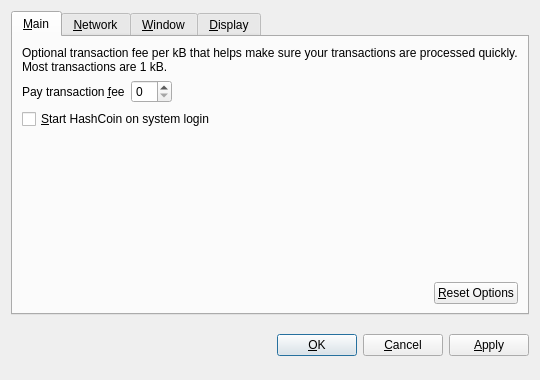
<?xml version="1.0" encoding="UTF-8"?>
<ui version="4.0">
 <class>OptionsDialog</class>
 <widget class="QDialog" name="OptionsDialog">
  <property name="geometry">
   <rect>
    <x>0</x>
    <y>0</y>
    <width>540</width>
    <height>380</height>
   </rect>
  </property>
  <property name="windowTitle">
   <string>Options</string>
  </property>
  <property name="modal">
   <bool>true</bool>
  </property>
  <layout class="QVBoxLayout" name="verticalLayout">
   <item>
    <widget class="QTabWidget" name="tabWidget">
     <property name="tabPosition">
      <enum>QTabWidget::North</enum>
     </property>
     <property name="currentIndex">
      <number>0</number>
     </property>
     <widget class="QWidget" name="tabMain">
      <attribute name="title">
       <string>&amp;Main</string>
      </attribute>
      <layout class="QVBoxLayout" name="verticalLayout_Main">
       <item>
        <widget class="QLabel" name="transactionFeeInfoLabel">
         <property name="text">
          <string>Optional transaction fee per kB that helps make sure your transactions are processed quickly. Most transactions are 1 kB.</string>
         </property>
         <property name="textFormat">
          <enum>Qt::PlainText</enum>
         </property>
         <property name="wordWrap">
          <bool>true</bool>
         </property>
        </widget>
       </item>
       <item>
        <layout class="QHBoxLayout" name="horizontalLayout_1_Main">
         <item>
          <widget class="QLabel" name="transactionFeeLabel">
           <property name="text">
            <string>Pay transaction &amp;fee</string>
           </property>
           <property name="textFormat">
            <enum>Qt::PlainText</enum>
           </property>
           <property name="buddy">
            <cstring>transactionFee</cstring>
           </property>
          </widget>
         </item>
         <item>
          <widget class="HashcoinAmountField" name="transactionFee"/>
         </item>
         <item>
          <spacer name="horizontalSpacer_1_Main">
           <property name="orientation">
            <enum>Qt::Horizontal</enum>
           </property>
           <property name="sizeHint" stdset="0">
            <size>
             <width>40</width>
             <height>20</height>
            </size>
           </property>
          </spacer>
         </item>
        </layout>
       </item>
       <item>
        <widget class="QCheckBox" name="hashcoinAtStartup">
         <property name="toolTip">
          <string>Automatically start HashCoin after logging in to the system.</string>
         </property>
         <property name="text">
          <string>&amp;Start HashCoin on system login</string>
         </property>
        </widget>
       </item>
       <item>
        <spacer name="verticalSpacer_Main">
         <property name="orientation">
          <enum>Qt::Vertical</enum>
         </property>
         <property name="sizeHint" stdset="0">
          <size>
           <width>20</width>
           <height>40</height>
          </size>
         </property>
        </spacer>
       </item>
       <item>
        <layout class="QHBoxLayout" name="horizontalLayout_2_Main">
         <item>
          <spacer name="horizontalSpacer_2_Main">
           <property name="orientation">
            <enum>Qt::Horizontal</enum>
           </property>
           <property name="sizeHint" stdset="0">
            <size>
             <width>40</width>
             <height>20</height>
            </size>
           </property>
          </spacer>
         </item>
         <item>
          <widget class="QPushButton" name="resetButton">
           <property name="toolTip">
            <string>Reset all client options to default.</string>
           </property>
           <property name="text">
            <string>&amp;Reset Options</string>
           </property>
           <property name="autoDefault">
            <bool>false</bool>
           </property>
          </widget>
         </item>
        </layout>
       </item>
      </layout>
     </widget>
     <widget class="QWidget" name="tabNetwork">
      <attribute name="title">
       <string>&amp;Network</string>
      </attribute>
      <layout class="QVBoxLayout" name="verticalLayout_Network">
       <item>
        <widget class="QCheckBox" name="mapPortUpnp">
         <property name="toolTip">
          <string>Automatically open the HashCoin client port on the router. This only works when your router supports UPnP and it is enabled.</string>
         </property>
         <property name="text">
          <string>Map port using &amp;UPnP</string>
         </property>
        </widget>
       </item>
       <item>
        <widget class="QCheckBox" name="connectSocks">
         <property name="toolTip">
          <string>Connect to the HashCoin network through a SOCKS proxy (e.g. when connecting through Tor).</string>
         </property>
         <property name="text">
          <string>&amp;Connect through SOCKS proxy:</string>
         </property>
        </widget>
       </item>
       <item>
        <layout class="QHBoxLayout" name="horizontalLayout_Network">
         <item>
          <widget class="QLabel" name="proxyIpLabel">
           <property name="text">
            <string>Proxy &amp;IP:</string>
           </property>
           <property name="textFormat">
            <enum>Qt::PlainText</enum>
           </property>
           <property name="buddy">
            <cstring>proxyIp</cstring>
           </property>
          </widget>
         </item>
         <item>
          <widget class="QValidatedLineEdit" name="proxyIp">
           <property name="maximumSize">
            <size>
             <width>140</width>
             <height>16777215</height>
            </size>
           </property>
           <property name="toolTip">
            <string>IP address of the proxy (e.g. 127.0.0.1)</string>
           </property>
          </widget>
         </item>
         <item>
          <widget class="QLabel" name="proxyPortLabel">
           <property name="text">
            <string>&amp;Port:</string>
           </property>
           <property name="textFormat">
            <enum>Qt::PlainText</enum>
           </property>
           <property name="buddy">
            <cstring>proxyPort</cstring>
           </property>
          </widget>
         </item>
         <item>
          <widget class="QLineEdit" name="proxyPort">
           <property name="maximumSize">
            <size>
             <width>55</width>
             <height>16777215</height>
            </size>
           </property>
           <property name="toolTip">
            <string>Port of the proxy (e.g. 9050)</string>
           </property>
          </widget>
         </item>
         <item>
          <widget class="QLabel" name="socksVersionLabel">
           <property name="text">
            <string>SOCKS &amp;Version:</string>
           </property>
           <property name="textFormat">
            <enum>Qt::PlainText</enum>
           </property>
           <property name="buddy">
            <cstring>socksVersion</cstring>
           </property>
          </widget>
         </item>
         <item>
          <widget class="QValueComboBox" name="socksVersion">
           <property name="toolTip">
            <string>SOCKS version of the proxy (e.g. 5)</string>
           </property>
          </widget>
         </item>
         <item>
          <spacer name="horizontalSpacer_Network">
           <property name="orientation">
            <enum>Qt::Horizontal</enum>
           </property>
           <property name="sizeHint" stdset="0">
            <size>
             <width>40</width>
             <height>20</height>
            </size>
           </property>
          </spacer>
         </item>
        </layout>
       </item>
       <item>
        <spacer name="verticalSpacer_Network">
         <property name="orientation">
          <enum>Qt::Vertical</enum>
         </property>
         <property name="sizeHint" stdset="0">
          <size>
           <width>20</width>
           <height>40</height>
          </size>
         </property>
        </spacer>
       </item>
      </layout>
     </widget>
     <widget class="QWidget" name="tabWindow">
      <attribute name="title">
       <string>&amp;Window</string>
      </attribute>
      <layout class="QVBoxLayout" name="verticalLayout_Window">
       <item>
        <widget class="QCheckBox" name="minimizeToTray">
         <property name="toolTip">
          <string>Show only a tray icon after minimizing the window.</string>
         </property>
         <property name="text">
          <string>&amp;Minimize to the tray instead of the taskbar</string>
         </property>
        </widget>
       </item>
       <item>
        <widget class="QCheckBox" name="minimizeOnClose">
         <property name="toolTip">
          <string>Minimize instead of exit the application when the window is closed. When this option is enabled, the application will be closed only after selecting Quit in the menu.</string>
         </property>
         <property name="text">
          <string>M&amp;inimize on close</string>
         </property>
        </widget>
       </item>
       <item>
        <spacer name="verticalSpacer_Window">
         <property name="orientation">
          <enum>Qt::Vertical</enum>
         </property>
         <property name="sizeHint" stdset="0">
          <size>
           <width>20</width>
           <height>40</height>
          </size>
         </property>
        </spacer>
       </item>
      </layout>
     </widget>
     <widget class="QWidget" name="tabDisplay">
      <attribute name="title">
       <string>&amp;Display</string>
      </attribute>
      <layout class="QVBoxLayout" name="verticalLayout_Display">
       <item>
        <layout class="QHBoxLayout" name="horizontalLayout_1_Display">
         <item>
          <widget class="QLabel" name="langLabel">
           <property name="text">
            <string>User Interface &amp;language:</string>
           </property>
           <property name="textFormat">
            <enum>Qt::PlainText</enum>
           </property>
           <property name="buddy">
            <cstring>lang</cstring>
           </property>
          </widget>
         </item>
         <item>
          <widget class="QValueComboBox" name="lang">
           <property name="toolTip">
            <string>The user interface language can be set here. This setting will take effect after restarting HashCoin.</string>
           </property>
          </widget>
         </item>
        </layout>
       </item>
       <item>
        <layout class="QHBoxLayout" name="horizontalLayout_2_Display">
         <item>
          <widget class="QLabel" name="unitLabel">
           <property name="text">
            <string>&amp;Unit to show amounts in:</string>
           </property>
           <property name="textFormat">
            <enum>Qt::PlainText</enum>
           </property>
           <property name="buddy">
            <cstring>unit</cstring>
           </property>
          </widget>
         </item>
         <item>
          <widget class="QValueComboBox" name="unit">
           <property name="toolTip">
            <string>Choose the default subdivision unit to show in the interface and when sending coins.</string>
           </property>
          </widget>
         </item>
        </layout>
       </item>
       <item>
        <widget class="QCheckBox" name="displayAddresses">
         <property name="toolTip">
          <string>Whether to show HashCoin addresses in the transaction list or not.</string>
         </property>
         <property name="text">
          <string>&amp;Display addresses in transaction list</string>
         </property>
        </widget>
       </item>
       <item>
        <spacer name="verticalSpacer_Display">
         <property name="orientation">
          <enum>Qt::Vertical</enum>
         </property>
         <property name="sizeHint" stdset="0">
          <size>
           <width>20</width>
           <height>40</height>
          </size>
         </property>
        </spacer>
       </item>
      </layout>
     </widget>
    </widget>
   </item>
   <item>
    <layout class="QHBoxLayout" name="horizontalLayout_Buttons">
     <item>
      <spacer name="horizontalSpacer_1">
       <property name="orientation">
        <enum>Qt::Horizontal</enum>
       </property>
       <property name="sizeHint" stdset="0">
        <size>
         <width>40</width>
         <height>48</height>
        </size>
       </property>
      </spacer>
     </item>
     <item>
      <widget class="QLabel" name="statusLabel">
       <property name="font">
        <font>
         <weight>75</weight>
         <bold>true</bold>
        </font>
       </property>
       <property name="text">
        <string/>
       </property>
       <property name="textFormat">
        <enum>Qt::PlainText</enum>
       </property>
       <property name="wordWrap">
        <bool>true</bool>
       </property>
      </widget>
     </item>
     <item>
      <spacer name="horizontalSpacer_2">
       <property name="orientation">
        <enum>Qt::Horizontal</enum>
       </property>
       <property name="sizeHint" stdset="0">
        <size>
         <width>40</width>
         <height>48</height>
        </size>
       </property>
      </spacer>
     </item>
     <item>
      <widget class="QPushButton" name="okButton">
       <property name="text">
        <string>&amp;OK</string>
       </property>
      </widget>
     </item>
     <item>
      <widget class="QPushButton" name="cancelButton">
       <property name="text">
        <string>&amp;Cancel</string>
       </property>
       <property name="autoDefault">
        <bool>false</bool>
       </property>
      </widget>
     </item>
     <item>
      <widget class="QPushButton" name="applyButton">
       <property name="text">
        <string>&amp;Apply</string>
       </property>
       <property name="autoDefault">
        <bool>false</bool>
       </property>
      </widget>
     </item>
    </layout>
   </item>
  </layout>
 </widget>
 <customwidgets>
  <customwidget>
   <class>HashcoinAmountField</class>
   <extends>QSpinBox</extends>
   <header>hashcoinamountfield.h</header>
  </customwidget>
  <customwidget>
   <class>QValueComboBox</class>
   <extends>QComboBox</extends>
   <header>qvaluecombobox.h</header>
  </customwidget>
  <customwidget>
   <class>QValidatedLineEdit</class>
   <extends>QLineEdit</extends>
   <header>qvalidatedlineedit.h</header>
  </customwidget>
 </customwidgets>
 <resources/>
 <connections/>
</ui>
